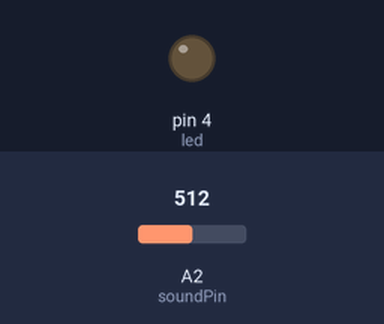
This sketch was run on a simulated Arduino Uno, built with avr-gcc and run on an emulated ATmega328P. Shown: output pins drawn as LEDs (lit = HIGH). The inputs (shaded band) are chosen by the test bench; at power-on: A2 (soundPin) = 512.

Above: at 0.6 s.
At 2.7 s:
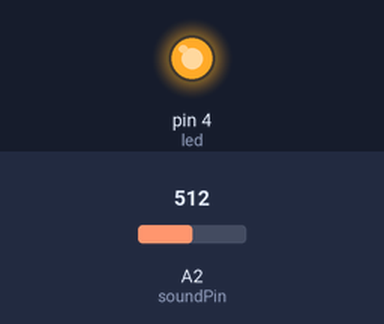
Timing chart, 0 to 7.3 s (numbered marks = the images above):
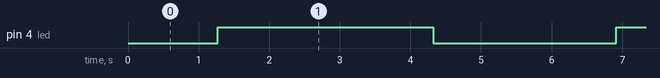

The sketch:

Breath_Combined.ino
```cpp
#include <SoftwareSerial.h>

//MICROPHONE SETUP

//int soundPin = A0;

//Attiny Pin
 int soundPin = 2;

//////////////////////////////////////////////////////////////////////////////////////////////////

// LDR SETUP

//int sensorPin = A1; // select the input pin for LDR

//Attiny Pin
int sensorPin = 2;
int sensorValue = 0; // variable to store the value coming from the sensor

//Variables to handle timing for LED

float timerSensor = 0;
float timeSensor = 600;

//////////////////////////////////////////////////////////////////////////////////////////////////

// LED SETUP
//Attiny Pin
int led = 4;
//int led = 9;
int brightness = 0;    // how bright the LED is
int fadeAmount = 3;    // how many points to fade the LED by

int gstate = 0;

//Variables to handle timing for LED
float timerLed = 0;
float timeLed = 2000;

//////////////////////////////////////////////////////////////////////////////////////////////////

int period = 500;
unsigned long time_now = 0;


void setup() {

  //Serial.begin(115200); //sets serial port for communication
  pinMode(led, OUTPUT);

  // Store actual time in every timer
  timerSensor = millis();
  timerLed = millis();
}

void loop() {

  switch (gstate) {

    case 0:
        readMic();
     //  If enough time has passed (more than timeSensor - 600ms- )
      if (millis() - timerSensor >= timeSensor) {
        // Get a new time reference in timerSensor (a new timer count is started)
        timerSensor = millis();
        sensorValue = analogRead(sensorPin); // read the value from the sensor
        //Serial.println(sensorValue); //prints the values coming from the sensor on the screen
        if (sensorValue > 200) {
          gstate = 1;
        }
      }
     break;
    case 1:
      brightness = brightness + fadeAmount;

      if ( brightness >= 255) {
        time_now = millis();
        delay(500);


        fadeAmount = -fadeAmount;
      }
      if (brightness < 0) {
        resetSystem();
      }

      //if (millis() - timerLed >= timeLed) {
      //timerLed = millis();
      analogWrite(led, brightness);
      //Serial.println(brightness);
      delay(30);
      break;
      //  }
  }
}
void readMic() {

  long sum = 0;
  for (int i = 0; i < 100; i++)
  {
    sum += analogRead(soundPin);
  }
  sum = sum / 100;
  //Serial.println(sum);
  if  (sum > 200) gstate = 1;
}

void resetSystem() {
  fadeAmount = 3;
  gstate = 0;
  brightness = 0;
}
```

Measured:
- by itself, pin 4 (led): alternates HIGH for 3.1 s and LOW for 2.6 s
